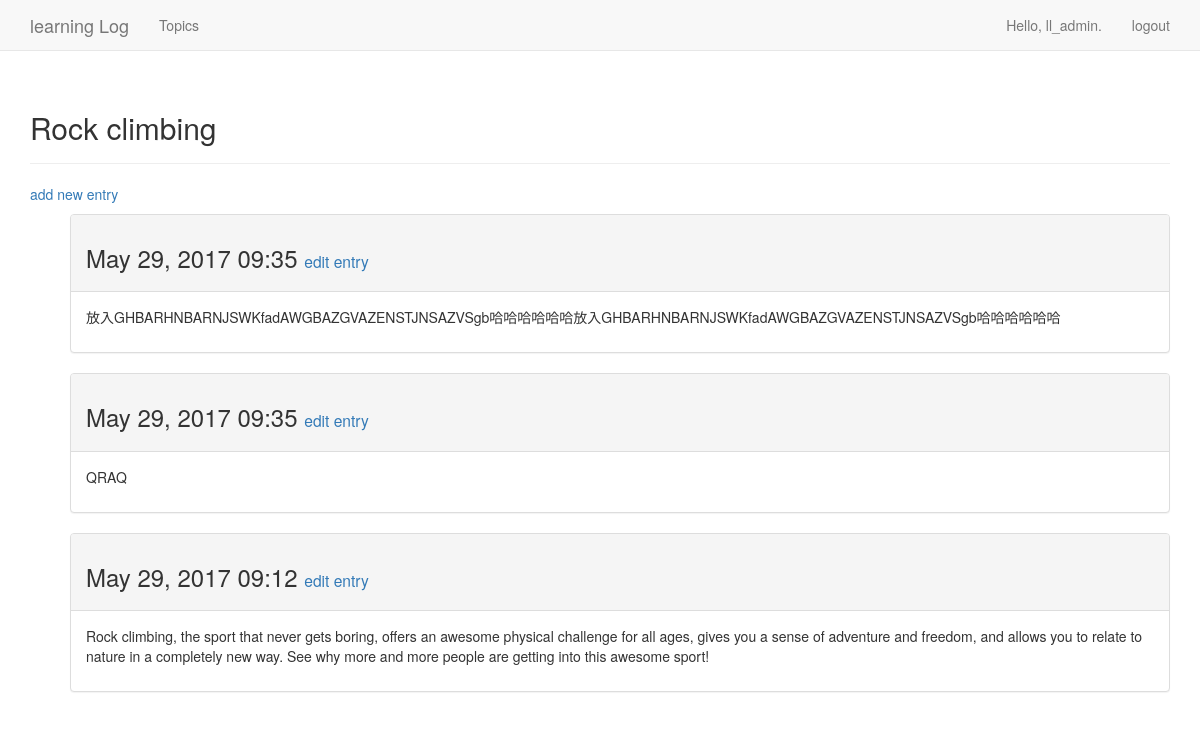
/topic/2/ (signed in), run on the app's committed database.
### learning_logs/models.py (models this page shows, shortened)
class Topic(models.Model):
    text=models.CharField(max_length=200)
    date_added=models.DateTimeField(auto_now_add=True)
    owner=models.ForeignKey(User)
    def __str__(self):
        return self.text

class Entry(models.Model):
    topic=models.ForeignKey(Topic)
    text=models.TextField()
    date_added=models.DateTimeField(auto_now_add=True)
    class Meta:
        verbose_name_plural='entries'

### learning_logs/views.py (the view)
# urls.py: url(r'^topic/(?P<topic_id>\d+)/$',views.topic,name='topic'),
@login_required
def topic(request,topic_id):
    topic=Topic.objects.get(id=topic_id)
    if topic.owner !=request.user:
        raise Http404
    entries=topic.entry_set.order_by('-date_added')
    context={'topic':topic,'entries':entries}
    return render(request,'learning_logs/topic.html',context)

### learning_logs/templates/learning_logs/topic.html
{% extends "learning_logs/base.html" %}
{% block header %}
	<h2>{{ topic }}</h2>
{% endblock header%}
{% block content %}
	<p>
		<a href="{% url 'learning_logs:new_entry' topic.id %}">add new entry</a>
	</p>
	<ul>
		{% for entry in entries %}
			<div class="panel panel-default">
				<div class="panel-heading">
					<h3>
					{{ entry.date_added|date:'M d, Y H:i' }}
					<small>
					<a href="{% url 'learning_logs:edit_entry' entry.id %}">edit entry</a>
					</small>
					</h3>
				</div>
				<div class="panel-body">
				{{ entry.text|linebreaks }}
				</div>
			</div>
		{% empty %}
			There are no entries for this topic yet.
		{% endfor %}
{% endblock content %}

### learning_logs/templates/learning_logs/base.html (shortened to what this page needs)
{% load bootstrap3 %}
<!DOCTYPE html>
<html lang="en">
	<head>
		{% bootstrap_css %}
	</head>
	<body>
		<nav class="navbar navbar-default navbar-static-top">
			<div class="container">
				<div class="navbar-header">
					<a class="navbar-brand" href="{% url 'learning_logs:index' %}">
						learning Log</a>
				</div>
				<div id="navbar" class="navbar-collapse collapse">
					<ul class="nav navbar-nav">
						<li><a href="{% url 'learning_logs:topics' %}">Topics</a></li>
					</ul>
					<ul class="nav navbar-nav navbar-right">
						{% if user.is_authenticated %}
							<li><a>Hello, {{user.username}}.</a></li>
							<li><a href="{% url 'users:logout' %}">logout</a></li>
						{% else %}
							<li><a href="{% url 'users:register'%}">register</a></li>
							<li><a href="{% url 'users:login' %}">login</a></li>
						{% endif %}
					</ul>
				</div>
			</div>
		</nav>
		<div class="container">
			<div class="page-header">
				{% block header %}{% endblock header%}
			</div>
			<div>
				{% block content%}{% endblock content%}
			</div>
		</div>
	</body>
</html>

### data on the page
Topic: text "Rock climbing"
Entry: date_added "May 29, 2017 09:35", text "放入GHBARHNBARNJSWKfadAWGBAZGVAZENSTJNSAZVSgb哈哈哈哈哈哈放入GHBARHNBARNJSWKfadAWGBAZGVAZENSTJNSAZVSgb哈哈哈哈哈哈"
Entry: date_added "May 29, 2017 09:35", text "QRAQ"
Entry: date_added "May 29, 2017 09:12", text "Rock climbing, the sport that never gets boring, offers an awesome physical challenge for all ages, gives you a sense of adventure and freedom, and allows you to relate to nature in a completely new way. See why more and more people are getting into this awesome sport!"

### other printed values
{{ user.username }} "ll_admin"
